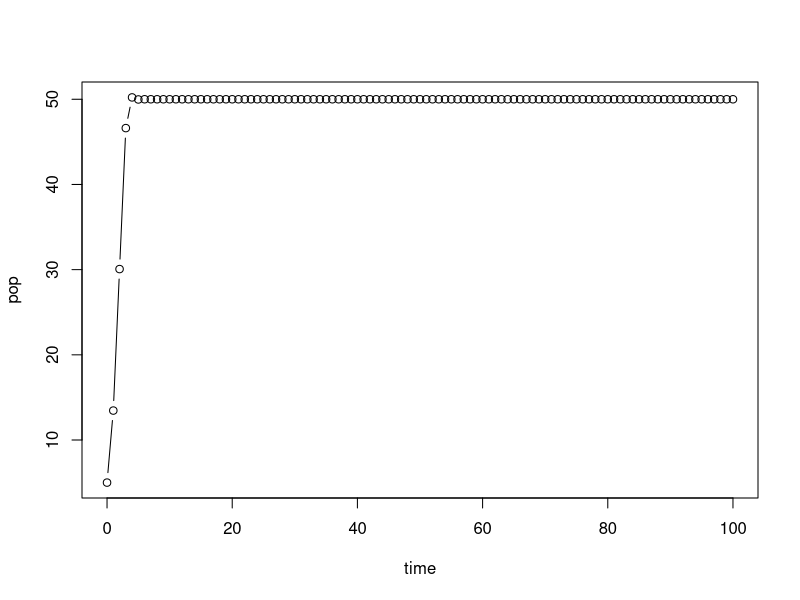
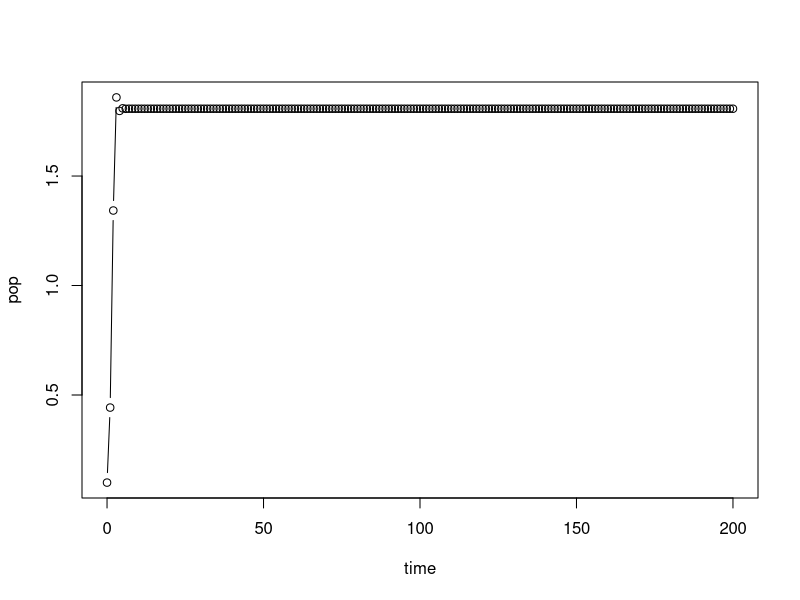
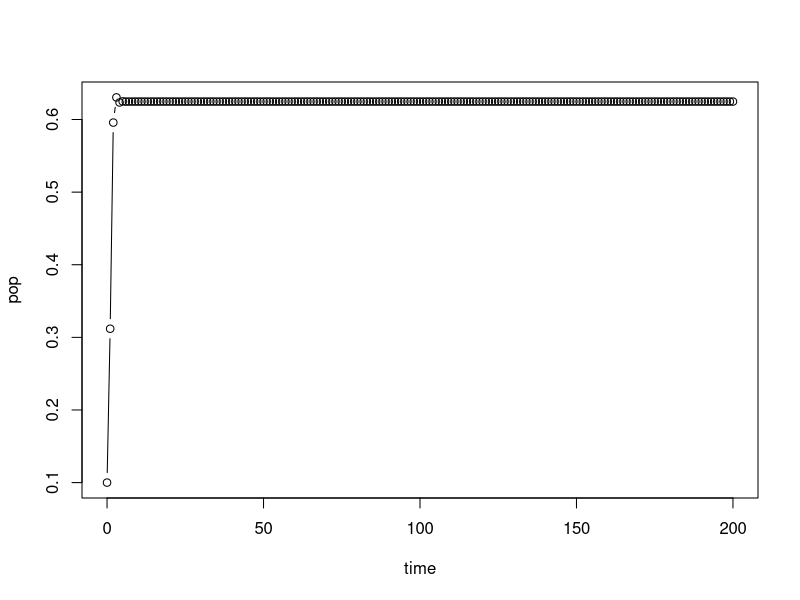
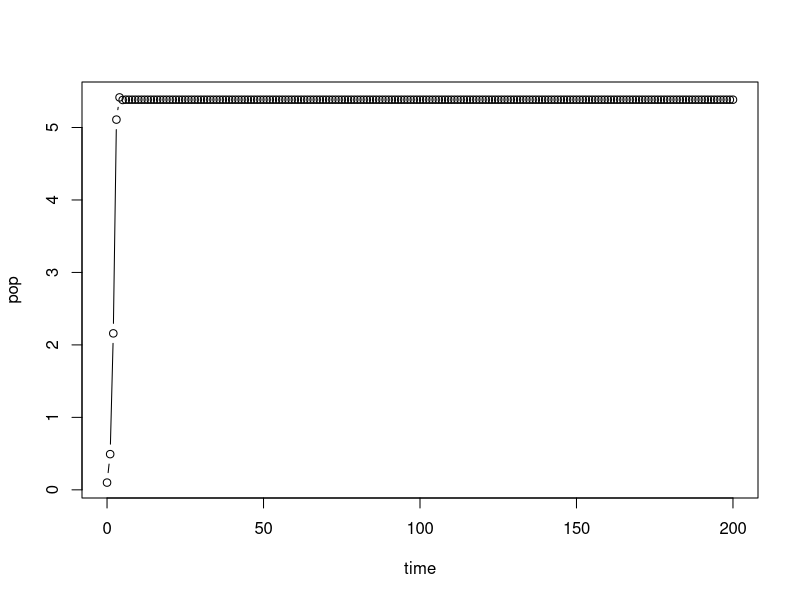

Source code (R) for these figures, in order:
# Exploring Ricker model
Ricker<-function(r,K,p0,lensim){
  pop<-c(p0)
  time<-c(0)
  # po<-rep(K,r)
  # print(po)
  
  for(it in c(1:lensim)){
    pt<-p0*exp(r*(1-(p0/K)))
    time<-c(time,it)
    pop<-c(pop,pt)
    p0<-pt
  }
  
  plot(time,pop,type="b")
  
}

#call the function
Ricker(r=1.1,K=50,p0=5,lensim=100) # bifurcation point r=1
#-------------------------------------------------------

# Exploring Hassell model
# help: https://jmahaffy.sdsu.edu/courses/s00a/math121/lectures/qual_discrete/qualdiscrete.html#Hassell
#       https://www.jstor.org/stable/pdf/3863.pdf?refreqid=excelsior%3A348907abb1bca7f039109d94db5667b5
#       http://lab.rockefeller.edu/cohenje/PDFs/231CohenUnexpectedDominanceHighFreqChaoticNonlinPpnModelsLet.pdf

Hassell<-function(r,a,b,p0,lensim){
  pop<-c(p0)
  time<-c(0)
  
  for(it in c(1:lensim)){
    pt<-(r*p0)/((1+(a*p0))^b)
    time<-c(time,it)
    pop<-c(pop,pt)
    p0<-pt
  }
  
  r1<-((b/(b-1)))^b
  r2<-((b/(b-2)))^b
  
  plot(time,pop,type="b")
  
  #provided b>2 (to get finite r2), these are the stability conditions:
  cat("For stable, monotonic approach towards eqm. upper limit of r should be",r1,"\n")

  cat("For stable, oscillatory approach towards eqm. upper limit of r should be within ",r1,"to",r2,"\n")
  
}

#call the function
Hassell(r=5, a=0.5, b=2.5, p0=0.1, lensim=200) #b~1.5 : contest, b~100 : scramble

Hassell(r=4, a=0.5, b=5.1, p0=0.1, lensim=200) # see change : r=5,a=0.5 and vary b 1.5 to 5.5
#----------------------------------------------------------------------------------------------------
# Exploring Maynard Smith model
Msmith<-function(r,a,b,p0,lensim){
  pop<-c(p0)
  time<-c(0)
  
  for(it in c(1:lensim)){
    pt<-(r*p0)/(1+((a*p0)^b))
    time<-c(time,it)
    pop<-c(pop,pt)
    p0<-pt
  }
  
  plot(time,pop,type="b")
  
}

#call the function
Msmith(r=5,a=0.5,b=1.4,p0=0.1,lensim=200) #see changes as r=5,a=0.5 and vary b : 1,1.5,2,4
                                          #see changes as a=0.5,b=4 and vary r : 1.2, 1.5, 2
